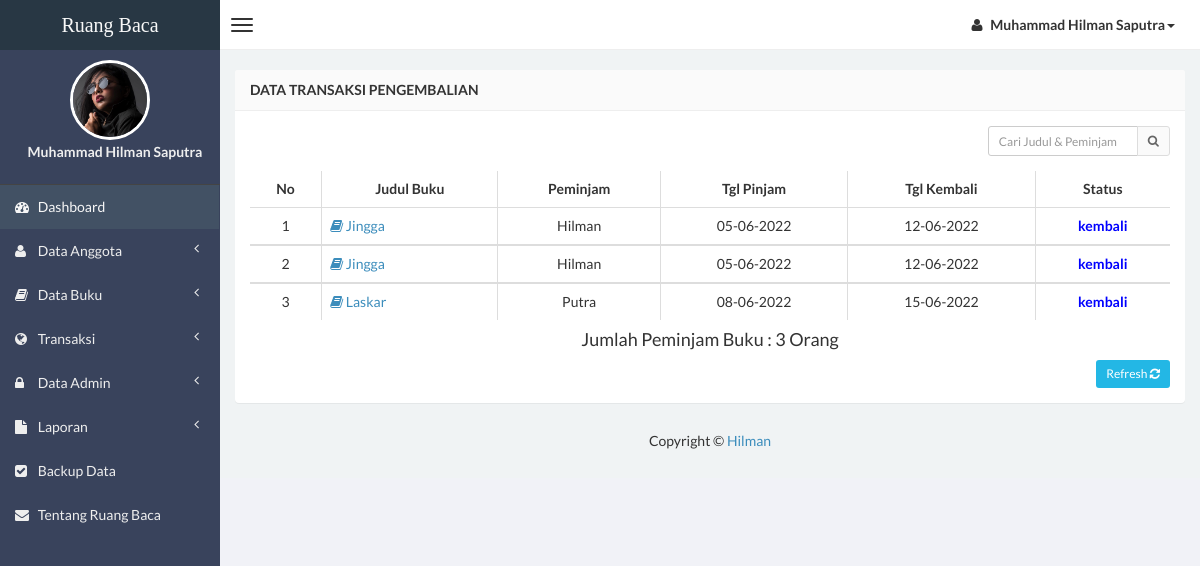
/admin/transaksi-kembali.php (signed in), run on the app's committed database.
### tables this page shows
CREATE TABLE `trans_pinjam` (
  `id` int(5) NOT NULL,
  `judul_buku` varchar(250) NOT NULL,
  `id_peminjam` int(4) NOT NULL,
  `nama_peminjam` varchar(100) NOT NULL,
  `tgl_pinjam` varchar(15) NOT NULL,
  `tgl_kembali` varchar(15) NOT NULL,
  `status` varchar(10) NOT NULL,
  `ket` varchar(100) NOT NULL
);

### admin/transaksi-kembali.php (the view, shortened to what this page needs)
<?php
if (empty($_SESSION['username'])) {
    header('location:../index.php');
} else {
    ?>
<!DOCTYPE html>
<html>
<head>
    <link href="../css/bootstrap.min.css" rel="stylesheet" type="text/css" />
    <link href="../css/font-awesome.min.css" rel="stylesheet" type="text/css" />
    <link href="../css/ionicons.min.css" rel="stylesheet" type="text/css" />
    <link href="../css/morris/morris.css" rel="stylesheet" type="text/css" />
    <link href="../css/jvectormap/jquery-jvectormap-1.2.2.css" rel="stylesheet" type="text/css" />
    <link href="../css/datepicker/datepicker3.css" rel="stylesheet" type="text/css" />
    <link href="../css/daterangepicker/daterangepicker-bs3.css" rel="stylesheet" type="text/css" />
    <link href="../css/iCheck/all.css" rel="stylesheet" type="text/css" />
    <link href="../css/style.css" rel="stylesheet" type="text/css" />
      </head>
      <body class="skin-black">
        <header class="header">
            <a href="index.php" class="logo">
                Ruang Baca
            </a>
            <nav class="navbar navbar-static-top" role="navigation">
                <a href="#" class="navbar-btn sidebar-toggle" data-toggle="offcanvas" role="button">
                    <span class="icon-bar"></span>
                    <span class="icon-bar"></span>
                    <span class="icon-bar"></span>
                </a>
                <div class="navbar-right">
                    <ul class="nav navbar-nav">
                        <li class="dropdown user user-menu">
                            <a href="#" class="dropdown-toggle" data-toggle="dropdown">
                                <i class="fa fa-user"></i>
                                <span>Muhammad Hilman Saputra<i class="caret"></i></span>
                            </a>
                                </li>
                            </ul>
                        </div>
                    </nav>
                </header>
<?php }?>
                <div class="wrapper row-offcanvas row-offcanvas-left">
                    <aside class="left-side sidebar-offcanvas">
                        <section class="sidebar">
                            <div class="user-panel">
                                <div>
                                    <center><img src="<?php echo $_SESSION['gambar']; ?>" height="80" width="80" class="img-circle" alt="User Image" style="border: 3px solid white;" /></center>
                                </div>
                                <div class="info">
                                    <center><p>Muhammad Hilman Saputra</p></center>
                                </div>
                            </div>
                            <?php include "menu.php";?>
                        </section>
                    </aside>
                    <aside class="right-side">
                <section class="content">
                    <div class="row">
                        <div class="col-xs-12">
                            <div class="panel">
                                <header class="panel-heading">
                                    <b>Data Transaksi Pengembalian</b>
                                </header>
                                <div class="panel-body table-responsive">
                                    <div class="box-tools m-b-15">
                                    <form action="transaksi.php" method="POST">
                                        <div class="input-group">
                                        <input type='text' class="form-control input-sm pull-right" style="width: 150px;"  name='qcari' placeholder='Cari Judul & Peminjam' required />
                                            <div class="input-group-btn">
                                                <button class="btn btn-sm btn-default" type="submit"><i class="fa fa-search"></i></button>
                                            </div>
                                        </div>
                                    </form>
                                    </div>
                                    <?php
$query1 = "select * from trans_pinjam WHERE status='kembali' ORDER BY id";
$tampil = mysqli_query($conn, $query1) or die(mysqli_error());
?>
                                    <table id="example" class="table table-hover table-bordered">
                  <thead>
                      <tr>
                        <th><center>No</center></th>
                        <th><center>Judul Buku </center></th>
                        <th><center>Peminjam </center></th>
                        <th><center>Tgl Pinjam </center></th>
                        <th><center>Tgl Kembali </center></th>
                        <th><center>Status </center></th>
                      </tr>
                  </thead>
                  <?php
$no = 0;
while ($data = mysqli_fetch_array($tampil)) {$no++;?>
                    <tbody>
                    <tr>
                    <td><center><?php echo $no; ?></center></td>
                    <td><a href="detail-buku.php?hal=edit&kd=<?php echo $data['id_peminjam']; ?>"><span class="fa fa-book"></span> <?php echo $data['judul_buku']; ?></a></td>
                    <td><center><?php echo $data['nama_peminjam']; ?></center></td>
                    <td><center><?php echo $data['tgl_pinjam']; ?></center></td>
                    <td><center><?php echo $data['tgl_kembali']; ?></center></td>
                    <td><center><b><font color="blue"><?php echo $data['status']; ?></font></b></center></td>
                    </tr>
                    <?php
}
?>
                   </tbody>
                   </table>
                  <?php $tampil = mysqli_query($conn, "select * from trans_pinjam where status='kembali' order by id");
$pinjam = mysqli_num_rows($tampil);
?>
                  <center><h4>Jumlah Peminjam Buku : <?php echo "$pinjam"; ?> Orang </h4> </center>
                <div class="text-right" style="margin-top: 10px;">
                 <a href="transaksi-kembali.php" class="btn btn-sm btn-info">Refresh <i class="fa fa-refresh"></i></a> </div>
                                </div>
                            </div>
                        </div>
                    </div>
              <center><h5 class="form-signin">Copyright &copy; <a href="#" data-toggle="modal" data-target="#contact">Hilman</a></h5></center>
        </div>
</body>
</html>

### admin/menu.php (shortened to what this page needs)
<ul class="sidebar-menu">
    <li class="active">
        <a href="index.php">
            <i class="fa fa-dashboard"></i> <span>Dashboard</span>
        </a>
    </li>
    <li class="treeview">
    <a href="#">
        <i class="fa fa-user"></i>
        <span>Data Anggota</span>
        <i class="fa fa-angle-left pull-right"></i>
    </a>
    </li>
    <li class="treeview">
    <a href="#">
        <i class="fa fa-book"></i>
        <span>Data Buku</span>
        <i class="fa fa-angle-left pull-right"></i>
    </a>
    </li>
    <li class="treeview">
    <a href="#">
        <i class="fa fa-globe"></i>
        <span>Transaksi</span>
        <i class="fa fa-angle-left pull-right"></i>
    </a>
    </li>
    <li class="treeview">
    <a href="#">
        <i class="fa fa-lock"></i>
        <span>Data Admin</span>
        <i class="fa fa-angle-left pull-right"></i>
    </a>
    </li>
    <li class="treeview">
    <a href="#">
        <i class="fa fa-file"></i>
        <span>Laporan</span>
        <i class="fa fa-angle-left pull-right"></i>
    </a>
    </li>
    <li>
        <a href="backup.php">
            <i class="fa fa-check-square"></i> <span>Backup Data</span>
        </a>
    </li>
    <li>
        <a href="tentang.php">
            <i class="fa fa-envelope"></i> <span>Tentang Ruang Baca</span>
        </a>
    </li>
</ul>

### data on the page
trans_pinjam: judul_buku "Jingga", nama_peminjam "Hilman", tgl_pinjam "05-06-2022", tgl_kembali "12-06-2022", status "kembali"
trans_pinjam: judul_buku "Jingga", nama_peminjam "Hilman", tgl_pinjam "05-06-2022", tgl_kembali "12-06-2022", status "kembali"
trans_pinjam: judul_buku "Laskar", nama_peminjam "Putra", tgl_pinjam "08-06-2022", tgl_kembali "15-06-2022", status "kembali"

### other printed values
$pinjam "3"
